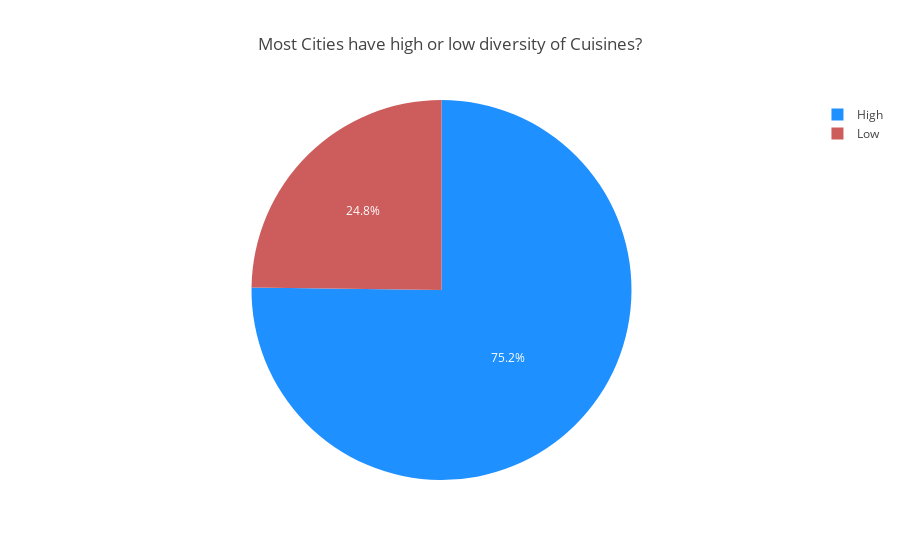

Here is the notebook cell this chart was saved with:
### Markdown cell above
#### 3.5 Cuisine Diversity

### Code cell
def cities_diversity_cuisine_chart():
    #SA Table with cities with most variety of cuisines.
    cities_cuisines_df = ( df.loc[ : , ["city", "cuisines"] ].groupby( ["city"] ).nunique()
                                                             .sort_values("cuisines", ascending=False)
                                                             .reset_index() )

    cities_cuisines_df['diversity'] = cities_cuisines_df['cuisines'].apply( lambda x: 'low' if x<10 else 'high' )


    # Labels and Values for Pie Chart
    diversity = [ 'High', 'Low' ]

    diversity_counts = []
    diversity_counts.append( cities_cuisines_df[ cities_cuisines_df['diversity'] == 'high' ].shape[0] )
    diversity_counts.append( cities_cuisines_df[ cities_cuisines_df['diversity'] == 'low' ].shape[0] )

    # Pie chart
    fig = go.Figure(data=[go.Pie( labels=diversity, 
                                  values=diversity_counts, 
                                  marker=dict(colors=['dodgerblue', 'indianred']) )])

    fig.update_layout( title_text='Most Cities have high or low diversity of Cuisines?', title_x=0.5 )

    return fig
    
cities_diversity_cuisine_chart()

### Figure 1 — Plotly figure (JSON) as saved in the notebook; plotly's stock layout.template omitted (floating-point values rounded to 4 significant figures)
{"data": [{"labels": ["High", "Low"], "marker": {"colors": ["dodgerblue", "indianred"]}, "type": "pie", "values": [94, 31]}], "layout": {"autosize": true, "title": {"text": "Most Cities have high or low diversity of Cuisines?", "x": 0.5}}}
